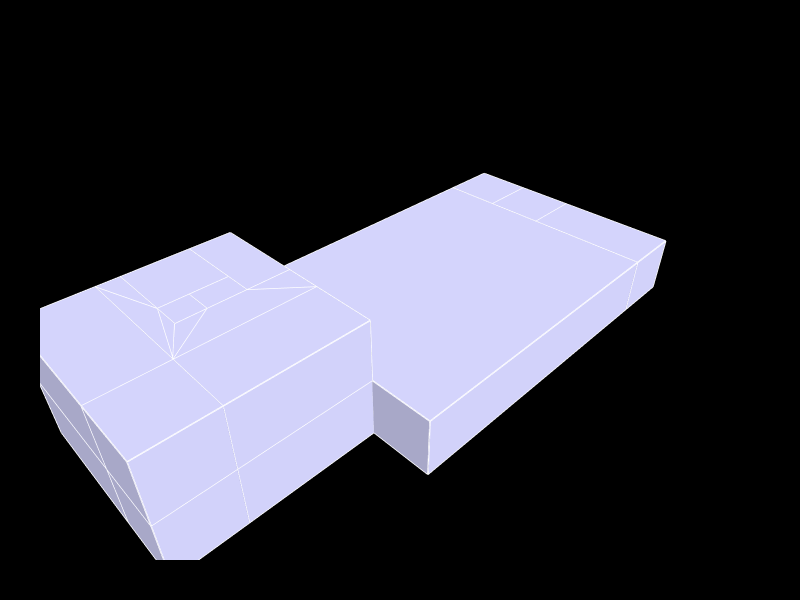

The notebook cell this image was saved under:
### Code cell
Topology.Show(objects,
              faceColor=[210,210,250],
              faceOpacity=1,
              edgeColor="white",
              edgeWidth=3,
              showVertices=False,
              backgroundColor="black",
              width=800,
              height=600,
              renderer = renderer)

### Figure 1 — Plotly figure (JSON) as saved in the notebook; plotly's stock layout.template omitted (floating-point values rounded to 4 significant figures; data arrays with more than 128 entries replaced by an {"elided": "..."} marker saying what was removed)
{"data": [{"hoverinfo": "text", "legendgroup": "2", "legendrank": 2, "line": {"color": "white", "dash": "solid", "width": 3}, "marker": {"size": 0}, "mode": "lines", "name": "1: default (Edges)", "showlegend": false, "text": "", "type": "scatter3d", "x": {"elided": "1596 float values"}, "y": {"elided": "1596 float values"}, "z": {"elided": "1596 int values"}}, {"cmax": 1, "cmin": 0, "color": "#D2D2FA", "colorscale": [[0, "#440154"], [0.1111, "#482878"], [0.2222, "#3e4989"], [0.3333, "#31688e"], [0.4444, "#26828e"], [0.5556, "#1f9e89"], [0.6667, "#35b779"], [0.7778, "#6ece58"], [0.8889, "#b5de2b"], [1, "#fde725"]], "flatshading": true, "hoverinfo": "text", "hovertext": "", "i": {"elided": "256 int values"}, "j": {"elided": "256 int values"}, "k": {"elided": "256 int values"}, "legendgroup": "3", "legendrank": 3, "lighting": {"facenormalsepsilon": 0}, "name": "1: default (Faces)", "opacity": 1, "showlegend": false, "showscale": false, "text": "", "type": "mesh3d", "x": [-2.8, 0, 0, -2.8, 0, -2.8, 0, -2.8, -5.2, -2.8, -5.2, -5.2, -2.8, -5.2, -7, -5.2, -5.2, -7, -7, -7, -12.6, -8.4, -8.4, -12.6, -8.4, -12.6, -8.4, -12.6, -8.4, -12.6, -8.4, -12.6, 0, 0, 0, 0, -7, -2.8, -2.8, -7, -2.8, 0, -7, -7, -12.6, -8.4, -8.4, -12.6, -8.4, -12.6, 0, 0, -7, 21, 25.2, 25.2, 21, 25.2, 21, 25.2, 21, 21, 25.2, 25.2, 21, 25.2, 21, 25.2, 21, 0, 0, 0], "y": [16.8, 16.8, 10.8, 10.8, 10.8, 10.8, 16.8, 16.8, 12.6, 12.6, 10.8, 10.8, 12.6, 12.6, 12.6, 12.6, 10.8, 10.8, 10.8, 12.6, 16.8, 16.8, 8.4, 8.4, 8.4, 8.4, 16.8, 16.8, 4.2, 4.2, 4.2, 4.2, 8.4, 4.2, 4.2, 8.4, 16.8, 16.8, 12.6, 16.8, 10.8, 10.8, 12.6, 10.8, 16.8, 16.8, 8.4, 8.4, 4.2, 4.2, 8.4, 4.2, 16.8, 8.4, 8.4, 0, 0, 0, 0, 8.4, 8.4, 16.8, 16.8, 12.6, 12.6, 12.6, 12.6, 16.8, 16.8, 0, 0, 16.8], "z": [0, 0, 0, 0, 8, 8, 8, 8, 0, 0, 0, 8, 8, 8, 4, 4, 4, 4, 8, 8, 4, 4, 4, 4, 8, 8, 8, 8, 4, 4, 8, 8, 4, 4, 8, 8, 4, 4, 4, 8, 4, 4, 0, 0, 0, 0, 0, 0, 0, 0, 0, 0, 0, 0, 0, 0, 0, 4, 4, 4, 4, 0, 0, 0, 0, 4, 4, 4, 4, 0, 4, 4]}], "layout": {"autosize": true, "height": 600, "margin": {"b": 40, "l": 40, "r": 40, "t": 40}, "paper_bgcolor": "#000000", "plot_bgcolor": "#000000", "scene": {"aspectmode": "data", "camera": {"center": {"x": 0, "y": 0, "z": 0}, "eye": {"x": -1.25, "y": -1.25, "z": 1.25}, "projection": {"type": "perspective"}, "up": {"x": 0, "y": 0, "z": 1}}, "xaxis": {"visible": false}, "yaxis": {"visible": false}, "zaxis": {"visible": false}}, "showlegend": true, "width": 800, "xaxis": {"showgrid": false, "visible": false, "zeroline": false}, "yaxis": {"showgrid": false, "visible": false, "zeroline": false}}}
